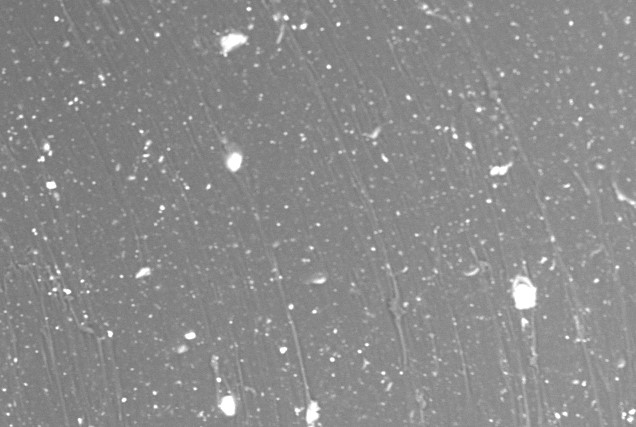
#> input picture input_files/test_data.jpg, 636 x 427 px, found by its file name; its folder holds only this picture in this run
$ python em_image_analysis.py   (older library calls are emulated)
#> lines starting #> are read from the running program, lines starting #| are printed output that depends on the picture; after the words box and inside, x2 and y2 are one past the last pixel; in counts of white or black regions, pixels touching at a corner belong together
from imutils import contours
from skimage import measure
import numpy as np
import imutils
import cv2
import matplotlib.pyplot as plt
from os import listdir
from os.path import isfile, join


# OpenCv window to display the image
cv2.namedWindow('image', cv2.WINDOW_NORMAL)
cv2.resizeWindow('image', 960, 645)


def threshold_image(gray_image, name_bw, threshold):
    """
    This computes the binary image of the input image using a threshold

    :param gray_image: input image
    :param threshold: input threshold
    :param name_bw: name of the binary image
    :return: BW image
    """

    # perform Gaussian blurring to remove unwanted noisy components
    blurred = cv2.GaussianBlur(gray_image, (5, 5), 0)

    # convert the smooth image into a bw image
    thresh = cv2.threshold(blurred, threshold, 255, cv2.THRESH_BINARY)[1]

    # perform morphological operation to remove small components
    thresh = cv2.erode(thresh, None, iterations=1)
    thresh = cv2.dilate(thresh, None, iterations=1)

    # store the bw image
    cv2.imwrite("threshold_" + name_bw, thresh)
    return thresh


def compute_contour(thresh):
    """
    This method computes the contour of the particles available in the EM images

    :param thresh: input binary image
    :return: contours of the particles
    """
    # Label connected regions of the input image.
    # Two pixels are connected when they are neighbors and have the same value.
    # background pixels are labeled as 0
    labels = measure.label(thresh, neighbors=8, background=0)

    # create a mask image of the size of input image
    mask = np.zeros(thresh.shape, dtype="uint8")

    # loop over the unique labels of particles
    for label in np.unique(labels):
        # check for the background pixel
        if label == 0:
            continue

        # otherwise, construct the label mask and count the number of pixels
        label_mask = np.zeros(thresh.shape, dtype="uint8")
        label_mask[labels == label] = 255

        # check the number of pixels in that particular label
        num_pixels = cv2.countNonZero(label_mask)

        # if the number of pixels in that particular particle  is sufficiently large then keep it
        # and that is defined by user"
        if num_pixels > 0:
            mask = cv2.add(mask, label_mask)

    # Finds contours of particles from the binary mask image. The mode is set to
    # retrieves only the extreme outer contours an uses simple chain approximation to store the contour points
    contours_image = cv2.findContours(mask.copy(), cv2.RETR_EXTERNAL, cv2.CHAIN_APPROX_SIMPLE)

    # grab the particle contours
    contours_image = imutils.grab_contours(contours_image)

    # sort the particle contours
    contours_image = contours.sort_contours(contours_image)[0]

    return contours_image


def hist_plot(data_array, label, hist_title, f_name):
    plt.figure()
    num_bin = 20
    # the histogram of the data
    plt.hist(data_array, num_bin, facecolor='green', alpha=0.5)
    # plot
    plt.title(hist_title)
    plt.xlabel(label)
    plt.ylabel('frequency')
    plt.grid(True)
    plt.savefig('hist_' + hist_title + f_name)


def compute_agglomerate_distance(agglomerate_points):
    """
    This method computes distances between the agglomerates particles

    :param agglomerate_points: input points
    :return: distances
    """
    # compute the shape of the input points
    shape_points = agglomerate_points.shape

    # array to store distances
    agglomerate_distance = np.zeros([shape_points[0], 1], dtype=float)

    # go through each agglomerate point
    for i in range(shape_points[0]):

        # get the focus point
        focus_point = agglomerate_points[i, :]

        # difference and between other points
        difference = agglomerate_points - focus_point
        distance_vec = np.linalg.norm(difference, axis=1)
        agglomerate_distance[i, 0] = np.sum(distance_vec)/(shape_points[0]-1)

    return agglomerate_distance


def compute_particle_params(contours_image_input, image_input, hist_name):
    """
    This method computes several shape related parameters from the contours of the particles.

    :param contours_image_input: input contour image
    :param image_input: original image
    :param hist_name: the histogram name
    :return:
    """

    # check the number of particles from contour image
    num_particle = len(contours_image_input)

    # this parameter computes the maximum length of a particle i.e. maximum distance between two point of a contour
    max_length_particle = np.zeros([num_particle, 1], dtype=float)

    # this parameter computes the areas of  particles
    area_particle = np.zeros([num_particle, 1], dtype=float)

    # this parameter computes the center of the mass of  particles
    centroid_particle = np.zeros([num_particle, 2], dtype=float)

    # this parameter computes the ratio between maximum and minimum length of a particle
    aspect_ratio_particle = np.zeros([num_particle, 1], dtype=float)

    # this parameter computes the perimeter of particles
    perimeter_particle = np.zeros([num_particle, 1], dtype=float)

    # this parameter computes the perimeter of particles
    circularity_particle = np.zeros([num_particle, 1], dtype=float)

    # these are the bigger particles in the EM image
    agglomerate__points = []

    # corresponding areas
    agglomerate__area = []

    # loop over all the contours
    for (i, c) in enumerate(contours_image_input):

        # compute the moment of a particular contours
        moment_contour = cv2.moments(c)

        # compute the centroid of the particle using the moment
        centroid_particle[i, 0] = moment_contour['m10'] / moment_contour['m00']
        centroid_particle[i, 1] = moment_contour['m01'] / moment_contour['m00']

        # compute the area of the particle
        area_particle[i, 0] = cv2.contourArea(c)

        # compute the perimeter of the particle
        perimeter_particle[i, 0] = cv2.arcLength(c, True)

        # compute the minimum size of rectangle to fit the corresponding particle particle.
        # The width and height will be maximum and minimum distance between the two pints of the corresponding particle
        min_rectangle = cv2.minAreaRect(c)
        width_height = min_rectangle[1]

        # compute the aspect ratio using the rectangle info
        aspect_ratio_particle[i, 0] = width_height[1] / width_height[0]
        # box = cv2.boxPoints(min_rectangle)
        # box = np.int0(box)

        # a circle which encloses the particle
        ((cX, cY), radius) = cv2.minEnclosingCircle(c)

        # select the agglomerate, the particles which are bigger than 100 pixels
        if area_particle[i, 0] > 100:
            # a circle to highlight the agglomerate
            image_input = cv2.circle(image_input, (int(cX), int(cY)), int(radius), (0, 255, 0), 2)
            agglomerate__points.append(centroid_particle[i, :])

            # area of agglomerate
            agglomerate__area.append(area_particle[i, 0])

        # maximum length of each particle
        max_length_particle[i, 0] = 2 * radius

        # circularity of the particle, if it is 1 then perfect circle
        circularity_particle[i, 0] = area_particle[i, 0] / (np.pi*radius*radius)

        # Highlight the agglomerate
        cv2.imshow("image", image_input)

    # For the visualization purpose, I select one agglomerate
    # and compute the distance between this and neighbour agglomerate
    focus_point = agglomerate__points[5]

    # select 7 agglomerate for visual purpose only
    for i in range(7):

        # skip if it is the center agglomerate
        if i == 5:
            continue

        # compute the distance between neighbour and center agglomerate using numpy norm
        difference = agglomerate__points[i] - focus_point
        distance_vec = np.round(np.linalg.norm(difference), 2)

        # draw a line between these two agglomerates
        cv2.line(image_input, (int(focus_point[0]), int(focus_point[1])),
                 (int(agglomerate__points[i][0]), int(agglomerate__points[i][1])),
                 (0, 100, 200), 2)

        # write the distance in the image
        cv2.putText(image_input, str(distance_vec), tuple((focus_point/2).astype(np.int) +
                                                          (agglomerate__points[i]/2).astype(int)),
                    cv2.FONT_HERSHEY_PLAIN,
                    0.85, (255, 0, 0), 1, cv2.LINE_AA)

    # compute distances between all agglomerate
    distance_agglomerate = compute_agglomerate_distance(np.array(agglomerate__points))
    cv2.imwrite('particle_' + hist_name, image_input)
    hist_plot(distance_agglomerate, 'Distance', 'Agglomerate Distance (pixels)', hist_name)


only_files = [f for f in listdir('input_files') if isfile(join('input_files', f))]
for jj in range(len(only_files)):
    file_name = 'input_files\\' + only_files[jj]
    image = cv2.imread(file_name)
#> image is the input picture: shape (427, 636, 3); min 104, max 255, mean 138.9
    gray = cv2.cvtColor(image, cv2.COLOR_BGR2GRAY)
    first_input = threshold_image(gray, only_files[jj], threshold=170)
#> in threshold_image, `thresh = cv2.threshold(blurred, threshold, 255, cv2.THRESH_BINARY)[1]`:
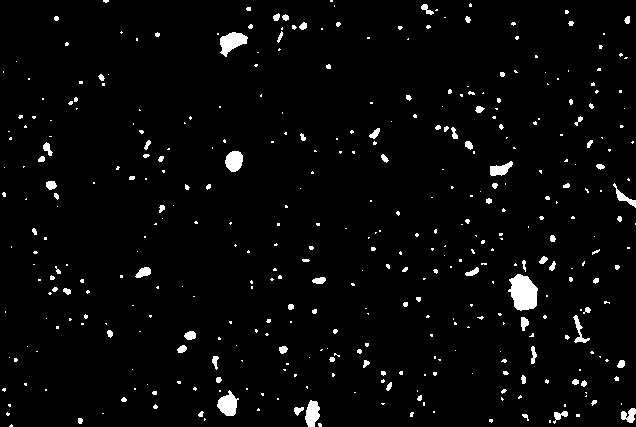
#> thresh: shape (427, 636); 3% white; 400 white regions (305 under 20 px), largest, box (x1, y1, x2, y2) and area: (508, 274, 538, 311) 791, (220, 32, 248, 57) 402, (217, 390, 239, 416) 350
#> in threshold_image, `thresh = cv2.erode(thresh, None, iterations=1)`:
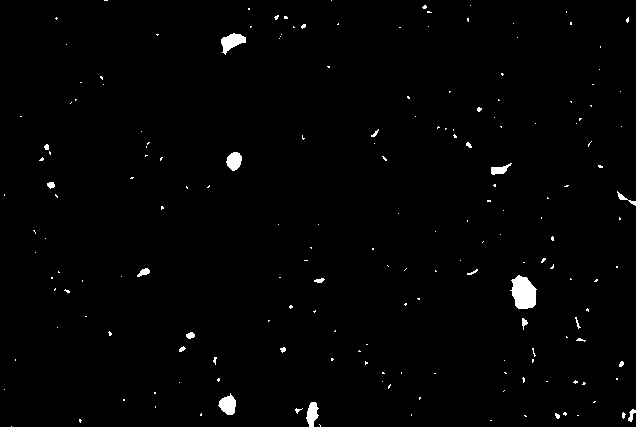
#> thresh: shape (427, 636); 1.2% white; 185 white regions (161 under 20 px), largest, box (x1, y1, x2, y2) and area: (510, 275, 537, 309) 655, (221, 33, 246, 55) 297, (218, 393, 236, 415) 257
#> in threshold_image, `thresh = cv2.dilate(thresh, None, iterations=1)`:
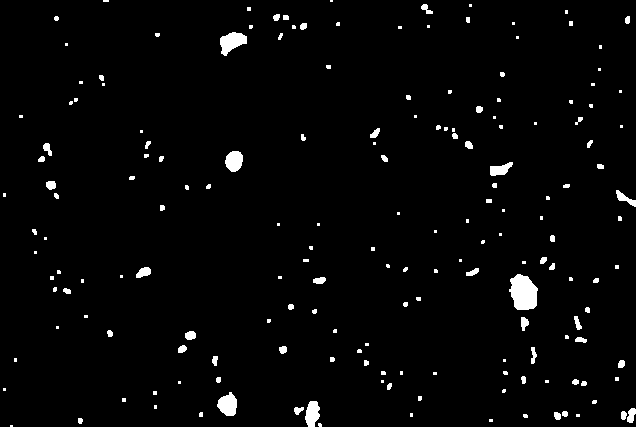
#> thresh: shape (427, 636); 2.4% white; 178 white regions (101 under 20 px), largest, box (x1, y1, x2, y2) and area: (509, 274, 538, 310) 785, (220, 32, 247, 56) 397, (217, 392, 237, 416) 341
    particles = compute_contour(first_input)
#> in compute_contour, `labels = measure.label(thresh, neighbors=8, background=0)`:
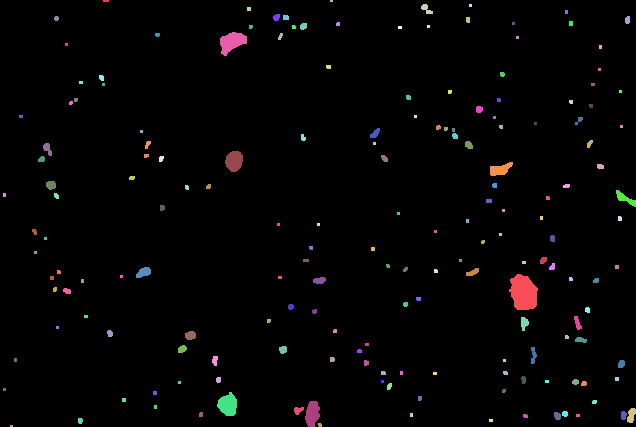
#> labels: shape (427, 636) int64; 179 distinct labels, from 0 to 178; one colour per label, 0 black
#> the loop in compute_contour, `for label in np.unique(labels):` made 179 passes
#> num_pixels on passes 2 to 4: 12, 6, 62
#> after the loop in compute_contour, `for label in np.unique(labels):`:
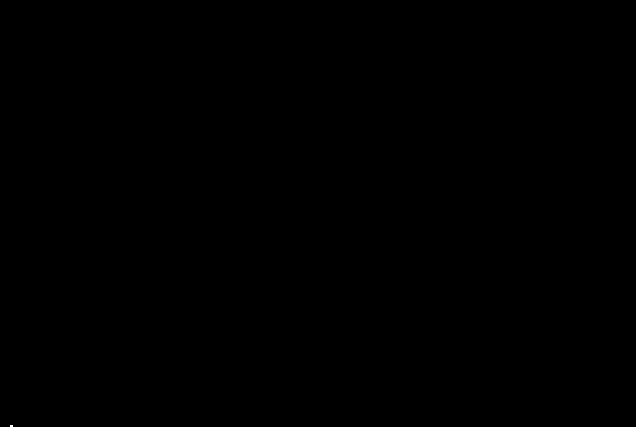
#> label_mask: shape (427, 636); 0% white; 1 white region (1 under 20 px)
#> in compute_contour, `contours_image = cv2.findContours(mask.copy(), cv2.RETR_EXTERNAL, cv2...`: contours_image = 178 contours, 131 with area under 20; largest, box (x1, y1, x2, y2) and area: (509, 274, 538, 310) 736, (220, 32, 247, 56) 358, (217, 392, 237, 416) 310, (225, 151, 243, 172) 266, (305, 401, 320, 427) 257
#> particles has the same summary as contours_image in compute_contour
    compute_particle_params(particles, image, 'agglo.jpg')
#> in compute_particle_params, `num_particle = len(contours_image_input)`: num_particle = 178
#> the loop in compute_particle_params, `for (i, c) in enumerate(contours_image_input):` made 178 passes
#> (min_rectangle, cX, cY, radius) on passes 6, 8, 9: (((34, 231.5), (5, 4), -90), 34, 231.5, 3.2), (((41, 158.5), (5, 6), -90), 41, 159, 3.61), (((46.94, 149.3), (6.87, 13.19), -15.95), 48, 149, 6.71)
#> after the loop in compute_particle_params, `for (i, c) in enumerate(contours_image_input):`: agglomerate__area = [309.5, 358.5, 266.5, 257, 166.5, 735.5, 105.5]; agglomerate__points = [[227.5, 404.4], [231.6, 41.53], [233.7, 160.7], [311.9, 413.3], [499.8, 169.1], [523.2, 292.4], [624.8, 198.1]]; area_particle = 178 values, max 735.5 at index 130, min 2 at index 2, mean 27.41; aspect_ratio_particle = 178 values, max 5 at index 27, min 0.312 at index 137, mean 1.07; centroid_particle = 178 pairs, first value 4 to 630.9, second value 0.5 to 425.5; circularity_particle = 178 values, max 0.891 at index 14, min 0.218 at index 170, mean 0.58; max_length_particle = 178 values, max 37.65 at index 130, min 2.24 at index 2, mean 6.38; perimeter_particle = 178 values, max 110.7 at index 130, min 6 at index 2, mean 17.22
#> in compute_particle_params, `focus_point = agglomerate__points[5]`: focus_point = [523.2, 292.4]
#> the loop in compute_particle_params, `for i in range(7):` made 7 passes
#> (difference, distance_vec) on passes 1, 2, 3, 4, 5, 7: ([-295.6, 112], 316.2), ([-291.6, -250.9], 384.7), ([-289.4, -131.7], 318), ([-211.2, 120.9], 243.4), ([-23.34, -123.3], 125.5), ([101.6, -94.26], 138.6)
#> after the loop in compute_particle_params, `for i in range(7):`:
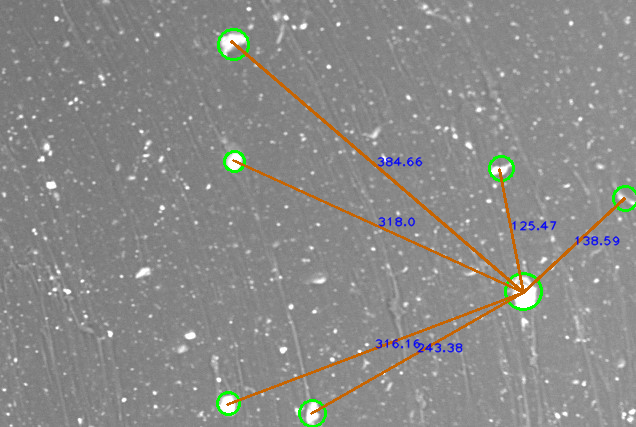
#> image_input: shape (427, 636, 3); mean B, G, R 135.9, 138.3, 138.4
#> in compute_agglomerate_distance, `shape_points = agglomerate_points.shape`: shape_points = (7, 2)
#> the loop in compute_agglomerate_distance, `for i in range(shape_points[0]):` made 7 passes
#> (focus_point, distance_vec) on passes 1 to 7: ([227.5, 404.4], [0, 362.9, 243.8, 84.86, 359.9, 316.2, 447.6]), ([231.6, 41.53], [362.9, 0, 119.1, 380.3, 297.1, 384.7, 423.2]), ([233.7, 160.7], [243.8, 119.1, 0, 264.4, 266.2, 318, 392.8]), ([311.9, 413.3], [84.86, 380.3, 264.4, 0, 308.1, 243.4, 379.7]), ([499.8, 169.1], [359.9, 297.1, 266.2, 308.1, 0, 125.5, 128.3]), ([523.2, 292.4], [316.2, 384.7, 318, 243.4, 125.5, 0, 138.6]), ([624.8, 198.1], [447.6, 423.2, 392.8, 379.7, 128.3, 138.6, 0])
#> after the loop in compute_agglomerate_distance, `for i in range(shape_points[0]):`: agglomerate_distance = [302.5, 327.9, 267.4, 276.8, 247.5, 254.4, 318.4]
#> in hist_plot, `plt.savefig('hist_' + hist_title + f_name)`:
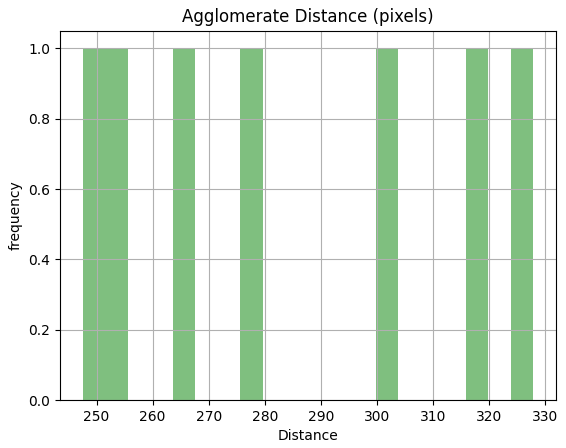
#> figure drawn by matplotlib, 1 panel

# plt.show()
# cv2.waitKey()
